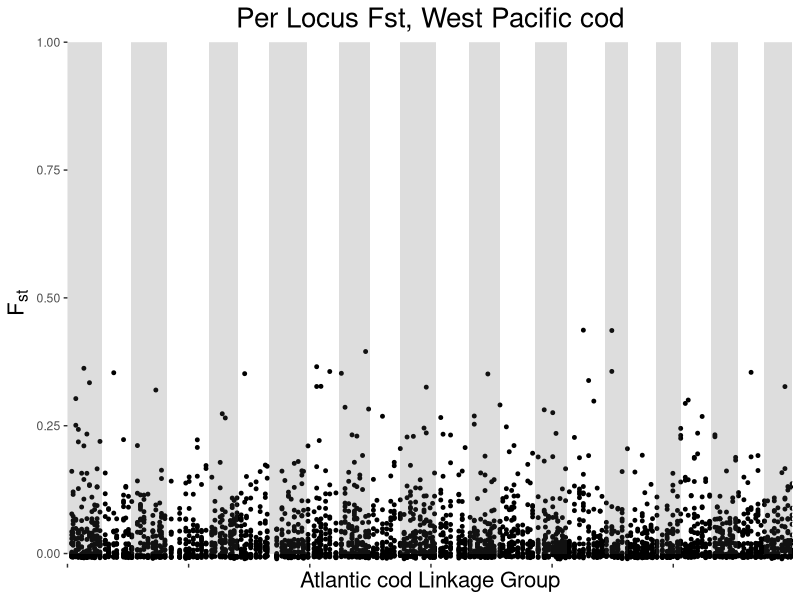
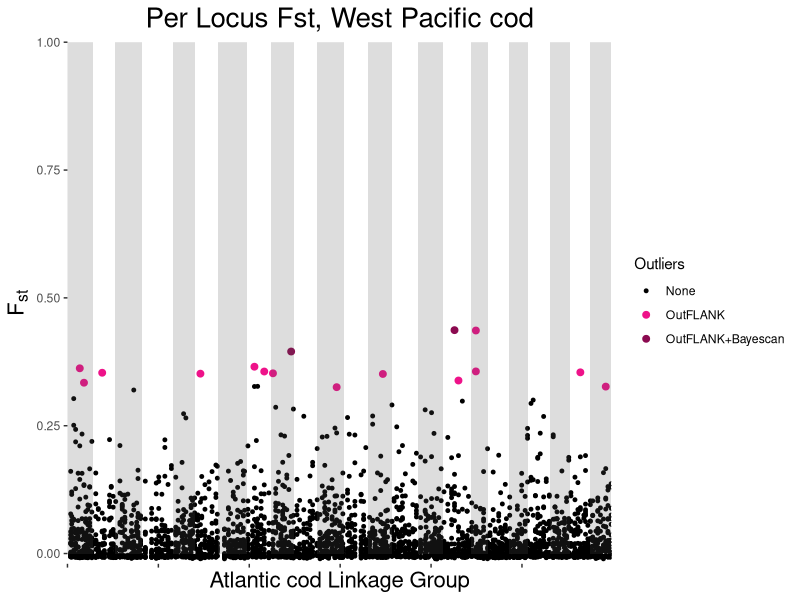

These figures' R source, in order:
################# Manhattan Plot Code #################
#
# Modified from Charlie Waters' script to allow binning
#
# MF 3/25/2018
#
#######################################################

library(ggplot2)

# Load Data ---------------------------------------------------------------

## set working directory
setwd("D:/Pacific cod/DataAnalysis/PCod-Compare-repo/analyses/ManhattanPlots")

## read in file with cumulative genome positions (created using excel)
align_data <- read.delim("../SlidingWindow/West/batch_8_SWA_input_west_sorted_cpos.txt",sep="\t",header=TRUE)
dim(align_data)
colnames(align_data)

## rename columns for R script function calls
colnames(align_data) <- c("Locus", "fst", "chromosome", "position")
View(align_data)




# Create bins -------------------------------------------------------------
## create bin breaks using dplyr
library(dplyr)

align_data <- mutate(align_data, bin = ntile(position, 200))

## create actual bin values
newbins = seq(0, max(align_data$position), length.out = 200)
head(newbins)

## use dplyr bins to create vector of actual bin values
newbinlist <- c()

for(i in seq(1,200)){
  bindata <- filter(align_data, bin == i)
  newbin <- max(bindata$position)
  newbinlist <- c(newbinlist, rep(newbin, times = length(bindata$position)))
}

## check the number of bin values created is = length of data frame
length(newbinlist)


## remove dplyr bins and add in new bins to data frame
align_data_binned <- align_data %>%
  select(c("Locus", "fst", "chromosome","position")) %>%
  mutate(bin = newbinlist)
View(align_data_binned)




# Plot binned Manhattan Plot ----------------------------------------------
ggplot(align_data_binned, aes(x=bin, y=fst)) + 
  geom_point(size=1) +
  ggtitle("Per Locus Fst, West Pacific cod") + 
  xlab("Atlantic cod Linkage Group") +
  ylab(expression("F"[st])) +
  theme(plot.title=element_text(hjust=0.5, size = 20)) + 
  theme(axis.title=element_text(size = 16)) +
  theme(axis.text.x = element_blank()) +
  theme(panel.grid.major.x = element_blank(), panel.grid.minor.x = element_blank(), panel.background = element_blank()) +
  scale_y_continuous(limits=(c(-0.02,1)), expand=c(0,0)) +
  scale_x_continuous(limits=c(0,598315121), expand=c(0,0)) +
  annotate("rect", xmin = 0, xmax = 28303952, ymin = 0, ymax = 1.0, alpha = 0.2) +
  annotate("rect", xmin = 52358358, xmax = 81809413, ymin = 0, ymax = 1.0, alpha = 0.2) +
  annotate("rect", xmin = 116614735, xmax = 140688790, ymin = 0, ymax = 1.0, alpha = 0.2) +
  annotate("rect", xmin = 166153410, xmax = 197386287, ymin = 0, ymax = 1.0, alpha = 0.2) +
  annotate("rect", xmin = 224183173, xmax = 249565487, ymin = 0, ymax = 1.0, alpha = 0.2) +
  annotate("rect", xmin = 274869793, xmax = 303812761, ymin = 0, ymax = 1.0, alpha = 0.2) +
  annotate("rect", xmin = 331110735, xmax = 356787470, ymin = 0, ymax = 1.0, alpha = 0.2) +
  annotate("rect", xmin = 386084402, xmax = 412682361, ymin = 0, ymax = 1.0, alpha = 0.2) +
  annotate("rect", xmin = 443775604, xmax = 462924811, ymin = 0, ymax = 1.0, alpha = 0.2) +
  annotate("rect", xmin = 485479066, xmax = 506655326, ymin = 0, ymax = 1.0, alpha = 0.2) +
  annotate("rect", xmin = 530804459, xmax = 553314763, ymin = 0, ymax = 1.0, alpha = 0.2) +
  annotate("rect", xmin = 575050466, xmax = 598315120, ymin = 0, ymax = 1.0, alpha = 0.2)


598315120/200




# Highlight Outliers ------------------------------------------------------
## add column to data frame which indicates outlier loci
outliers <- read.table("batch_8_final_filtered_aligned_WEST_outliers.txt", header=TRUE)
head(outliers)

align_data_binned_outliers <- left_join(align_data_binned, outliers, by="Locus")
align_data_binned_outliers$Program[is.na(align_data_binned_outliers$Program)] <- 0
View(align_data_binned_outliers)

## plot binned Manhattan plot with outliers highlighted

ggplot(align_data_binned_outliers, aes(x=bin, y=fst)) + 
  geom_point(aes(colour=factor(Program), size=factor(Program))) +
  scale_colour_manual(values=c("black", "deeppink2", "deeppink4"), labels=c("None", "OutFLANK", "OutFLANK+Bayescan"), name = "Outliers") +
  scale_size_manual(values=c(1,2,2), labels=c("None", "OutFLANK", "OutFLANK+Bayescan"), name = "Outliers") +
  ggtitle("Per Locus Fst, West Pacific cod") + 
  xlab("Atlantic cod Linkage Group") +
  ylab(expression("F"[st])) +
  theme(plot.title=element_text(hjust=0.5, size = 20)) + 
  theme(axis.title=element_text(size = 16)) +
  theme(axis.text.x = element_blank()) +
  theme(panel.grid.major.x = element_blank(), panel.grid.minor.x = element_blank(), panel.background = element_blank()) +
  scale_y_continuous(limits=(c(-0.02,1)), expand=c(0,0)) +
  scale_x_continuous(limits=c(0,598315121), expand=c(0,0)) +
  annotate("rect", xmin = 0, xmax = 28303952, ymin = 0, ymax = 1.0, alpha = 0.2) +
  annotate("rect", xmin = 52358358, xmax = 81809413, ymin = 0, ymax = 1.0, alpha = 0.2) +
  annotate("rect", xmin = 116614735, xmax = 140688790, ymin = 0, ymax = 1.0, alpha = 0.2) +
  annotate("rect", xmin = 166153410, xmax = 197386287, ymin = 0, ymax = 1.0, alpha = 0.2) +
  annotate("rect", xmin = 224183173, xmax = 249565487, ymin = 0, ymax = 1.0, alpha = 0.2) +
  annotate("rect", xmin = 274869793, xmax = 303812761, ymin = 0, ymax = 1.0, alpha = 0.2) +
  annotate("rect", xmin = 331110735, xmax = 356787470, ymin = 0, ymax = 1.0, alpha = 0.2) +
  annotate("rect", xmin = 386084402, xmax = 412682361, ymin = 0, ymax = 1.0, alpha = 0.2) +
  annotate("rect", xmin = 443775604, xmax = 462924811, ymin = 0, ymax = 1.0, alpha = 0.2) +
  annotate("rect", xmin = 485479066, xmax = 506655326, ymin = 0, ymax = 1.0, alpha = 0.2) +
  annotate("rect", xmin = 530804459, xmax = 553314763, ymin = 0, ymax = 1.0, alpha = 0.2) +
  annotate("rect", xmin = 575050466, xmax = 598315120, ymin = 0, ymax = 1.0, alpha = 0.2)

align_data_binned_outliers_only <- filter(align_data_binned_outliers, Program == 1 | Program == 3)
View(align_data_binned_outliers_only)
